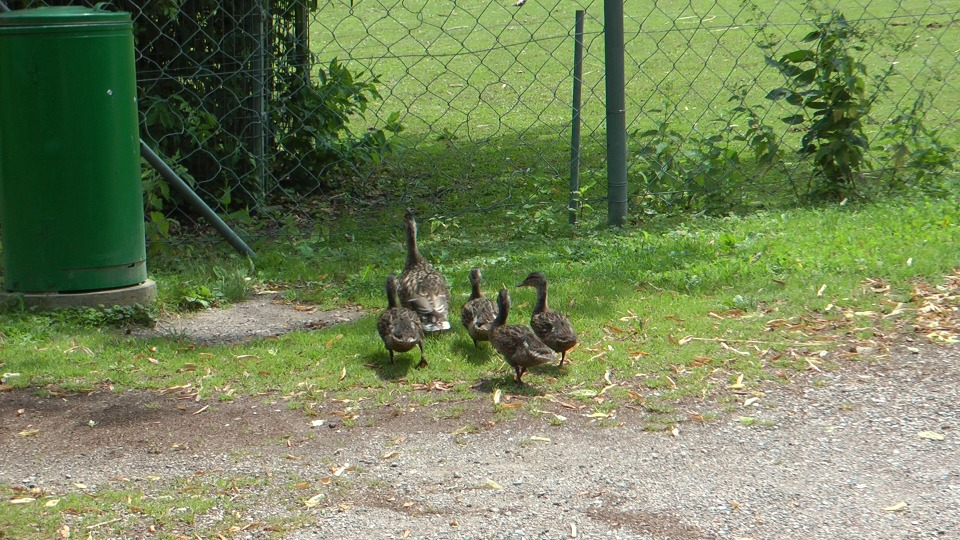
#> input picture PercepcionComputacional/Entregado/tarea2/ducks01_0100.jpg, 960 x 540 px
$ jupyter execute --allow-errors Actividad_Grupo5_Segmentacion_imagenes.ipynb   (older library calls are emulated)
#> lines starting #> are read from the running program, lines starting #| are printed output that depends on the picture
## Integrantes Gropu 5
## Ponce Miguel
## Castro Luis
## Virgilio
## Sanchez Raul

[cell 1]
# Cargar las librerías necesarias
import numpy as np
import matplotlib.pyplot as plt

from skimage import data
from skimage.filters import gaussian
from skimage.segmentation import (active_contour, felzenszwalb, quickshift,
                                 mark_boundaries, slic, clear_border)

from skimage.future.graph import rag_mean_color, cut_normalized
import io

from itertools import product
import skimage.filters as skfilt
from sklearn.cluster import KMeans
from PIL import Image
from skimage.color import rgb2gray, label2rgb, rgb2hsv
from skimage import morphology
from skimage.morphology import square,disk
from scipy import ndimage as ndi
from skimage.exposure import rescale_intensity
from skimage import exposure
from skimage.filters import threshold_otsu
from skimage.morphology import closing, square
from skimage.segmentation import clear_border

[cell 2]
# Defino una función para mostrar una imagen por pantalla con el criterio que considero más acertado
def imshow(img):
    fig, ax = plt.subplots(figsize=(7, 7))
    # El comando que realmente muestra la imagen
    ax.imshow(img,cmap=plt.cm.gray)
    # Para evitar que aparezcan los números en los ejes
    ax.set_xticks([]), ax.set_yticks([])
    plt.show()

[cell 3]
# Función para comparar cómo de buena es una determinada segmentación en comparación con el ground truth
# Ambas imagenes deben contener valores True/False
# [12 lines left out: function factor_f_evaluation, not called in this run]

[cell 4]
# https://lmb.informatik.uni-freiburg.de/resources/datasets/moseg.en.html
patos = Image.open('ducks01_0100.jpg')
#> patos is the input picture: PIL image 960x540 RGB; mean R, G, B 118, 132.8, 91.4
#> (the rest of this cell did not finish here and is left out)

### Función para delimitar el espacio en el que se encuentran los patos, creando una copia de mapa de pixeles, tomando solo los pixeles en los que se encuentras los patos y el resto de pixeles cambiarles el color por uno neutro a la de la imagen original

[cell 5]
def segmentacion_por_color_patos(foto):
  pixelMap = foto.load()
  img = Image.new(foto.mode, foto.size)
#> img: PIL image 960x540 RGB; every value is 0
  pixelsNew = img.load()
  verde_bajos = (200, 200, 200)
  verde_altos = (255, 255, 255)

  for i in range(img.size[0]):
      for j in range(img.size[1]):
          if (j<210) :
              pixelsNew[i,j] = (64,85,42)
          elif (j>390):
              pixelsNew[i,j] = (64,85,42)
          elif (j>200)&(i<370):
              pixelsNew[i,j] = (64,85,42)
          elif (j>200)&(i>580):
              pixelsNew[i,j] = (64,85,42)
          elif (j<260)&(i>430):
              pixelsNew[i,j] = (64,85,42)
          elif (j<270)&(i<400):
              pixelsNew[i,j] = (64,85,42)
          elif (j>370)&(i<500):
              pixelsNew[i,j] = (64,85,42)
          elif (j>370)&(i>540):
              pixelsNew[i,j] = (64,85,42)
          elif (j<310)&(i>550):
              pixelsNew[i,j] = (64,85,42)
          elif verde_bajos<pixelMap[i,j]<verde_altos:
              pixelsNew[i,j] = (40,25,17)
          else:
              pixelsNew[i,j] = pixelMap[i,j]

  return img

### Segmentación de imágenes con k-means
La segmentación divide una imagen en regiones con propiedades internas coherentes. En este algoritmo agrupamos los píxeles para separar los elementos significativos de una imagen y así poder extraer cierta información de alguno de ellos

[cell 6]
def segmentacion_k_means(img):
  hsv_img = rgb2hsv(img)
  hue_img = hsv_img[:, :, 0]
  I1 = hue_img
  I2 = np.asarray(I1,dtype=np.float)
  X = I2.reshape((-1, 1))
  k_means = KMeans(n_clusters=2)
  k_means.fit(X)
  centroides = k_means.cluster_centers_
  etiquetas = k_means.labels_
  I2_compressed = np.choose(etiquetas, centroides)
  I2_compressed.shape = I2.shape
  I_T = I2_compressed.copy()
  I_T[I_T >= 0.74] = 0
  I_T[I_T < 0.1] = 0
  I_T.shape
  thresh =  skfilt.threshold_otsu(I_T)
  binary = I_T > thresh
  binary_neg = ~binary
  return binary_neg

[cell 7]
# [8 lines left out: function tratamiento_hue, not called in this run]

[cell 8]
# [8 lines left out: function tratamiento_value, not called in this run]

[cell 9]
# [8 lines left out: function tratamiento_reescala, not called in this run]

[cell 10]
# [4 lines left out: function tratamiento_bordes, not called in this run]

### Morfología de una imagen
La morfología es un amplio conjunto de operaciones de procesamiento de imágenes que procesan imágenes basadas en formas. En una operación morfológica, cada píxel de la imagen se ajusta en función del valor de otros píxeles en su vecindad. Al elegir el tamaño y la forma del vecindario, puede construir una operación morfológica que sea sensible a formas específicas en la imagen de entrada

[cell 11]
# [7 lines left out: function tratamiento_morfologia, not called in this run]

[cell 12]
patos_color = segmentacion_por_color_patos(patos)
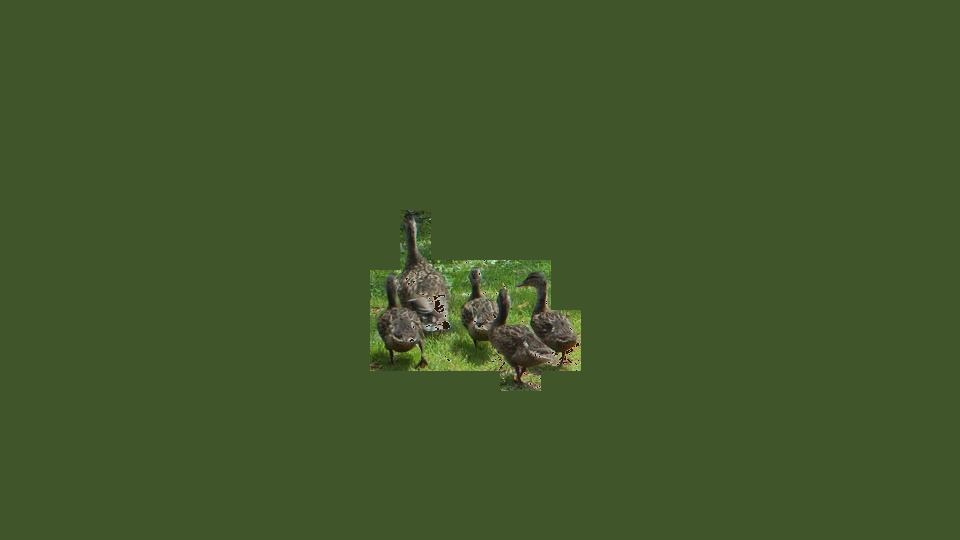
#> patos_color: PIL image 960x540 RGB; mean R, G, B 65.2, 85.7, 42.9
imshow(patos_color)
